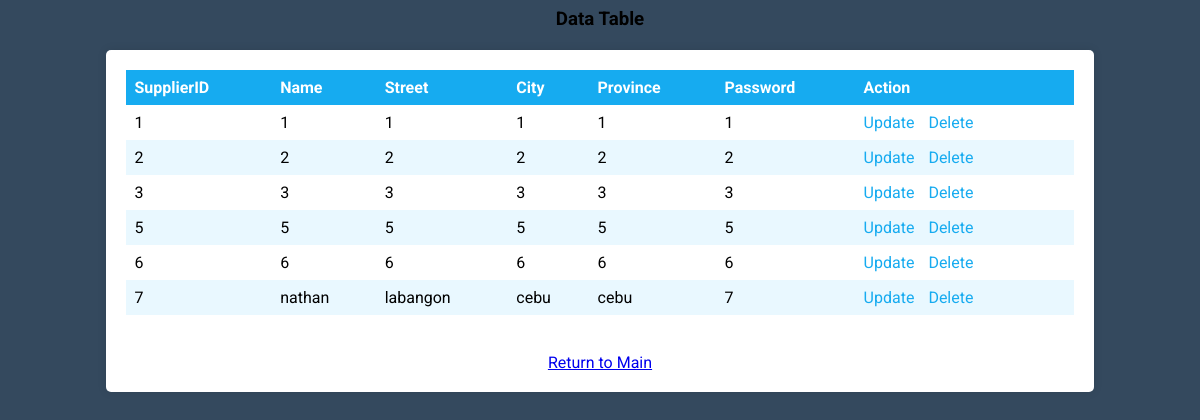
Page /display.php (signed in) on the committed database.
### tables this page shows
CREATE TABLE `supplier` (
  `SupplierID` varchar(20) NOT NULL,
  `Name` varchar(50) NOT NULL,
  `Street` varchar(100) NOT NULL,
  `City` varchar(20) NOT NULL,
  `Province` varchar(20) NOT NULL,
  `password` varchar(15) NOT NULL
);

### display.php (the view, shortened to what this page needs)
<?php
$connect = mysqli_connect("localhost", "root", "", "sendngo")
or die("Unable to connect");
$sql = "SELECT * FROM supplier";
$result = mysqli_query($connect, $sql);
$rows = mysqli_fetch_all($result, MYSQLI_ASSOC);
?>
<html>
<head>
    <link href="style/display.css" type="text/css" rel="stylesheet"/>
</head>
<body>
    <h3 class="head">Data Table</h3>
    <div class="formBG">
    <table class="table-fill">
        <thead>
            <tr>
                <th class="text-left">SupplierID</th>
                <th class="text-left">Name</th>
                <th class="text-left">Street</th>
                <th class="text-left">City</th>
                <th class="text-left">Province</th>
                <th class="text-left">Password</th>
                <th class="text-left">Action</th>
            </tr>
        </thead>
        <tbody class="table-hover">
            <?php foreach ($rows as $row) { ?>
                <tr>
                    <td class="text-left"><?php echo $row['SupplierID']; ?></td>
                    <td class="text-left"><?php echo $row['Name']; ?></td>
                    <td class="text-left"><?php echo $row['Street']; ?></td>
                    <td class="text-left"><?php echo $row['City']; ?></td>
                    <td class="text-left"><?php echo $row['Province']; ?></td>
                    <td class="text-left"><?php echo $row['password']; ?></td>
                    <td class="text-left">
                        <a href="update.php?id=<?php echo $row['SupplierID']; ?>">Update</a>
                        <a href="delete.php?id=<?php echo $row['SupplierID']; ?>"onclick="
                        return confirm('Are you sure you want to delete this record?')">Delete</a>
                    </td>
                </tr>
            <?php } ?>
        </tbody>
    </table><br>
    <br />
    <a href="main.php">Return to Main</a>
    </div>
</body>
</html>

### style/display.css (style rules this page uses)
body { background: #34495e; text-align: center; font-family: 'Roboto', sans-serif; font-size: 16px; }
.formBG { width: 80%; margin: 20px auto; padding: 20px; background: #fff; border-radius: 5px; box-shadow: 0px 0px 10px rgba(0, 0, 0, 0.1); }
.table-fill { width: 100%; border-collapse: collapse; }
.table-fill th, .table-fill td { text-align: left; padding: 8px; }
.table-fill th { background-color: #16abf0; color: white; }
.table-fill tr:nth-child(even) { background-color: #e9f8ff; }
.table-fill td a { color: #16abf0; text-decoration: none; margin-right: 10px; }

### rows in the picture
supplier: SupplierID "1", Name "1", Street "1", City "1", Province "1", password "1"
supplier: SupplierID "2", Name "2", Street "2", City "2", Province "2", password "2"
supplier: SupplierID "3", Name "3", Street "3", City "3", Province "3", password "3"
supplier: SupplierID "5", Name "5", Street "5", City "5", Province "5", password "5"
supplier: SupplierID "6", Name "6", Street "6", City "6", Province "6", password "6"
supplier: SupplierID "7", Name "nathan", Street "labangon", City "cebu", Province "cebu", password "7"
